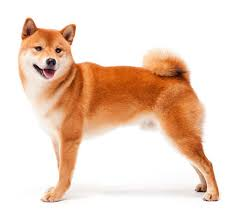
#> input picture Pics/Shiba.jpg, 231 x 218 px, found by its file name
$ python masking.py
#> lines starting #> are read from the running program, lines starting #| are printed output that depends on the picture; after the words box and inside, x2 and y2 are one past the last pixel; in counts of white or black regions, pixels touching at a corner belong together
import cv2 as cv
import numpy as np

img = cv.imread('Pics\Shiba.jpg')
#> img is the input picture: shape (218, 231, 3); mean B, G, R 198.6, 214.8, 238.8
cv.imshow('Shiba', img)
blank = np.zeros(img.shape[:2], dtype='uint8')

mask = cv.circle(blank, (img.shape[1]//2-60,img.shape[0]//2-50), 50, 255, -1)
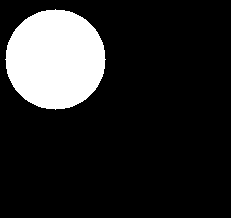
#> blank: shape (218, 231); 15.6% white; 1 white region, box (x1, y1, x2, y2) and area: (5, 9, 106, 110) 7845
cv.imshow('Mask', mask)

masked_image = cv.bitwise_and(img, img, mask=mask)
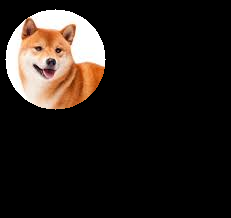
#> masked_image: shape (218, 231, 3); mean B, G, R 24.4, 28.5, 34.9
cv.imshow('Masked image', masked_image)
cv.waitKey(0)
